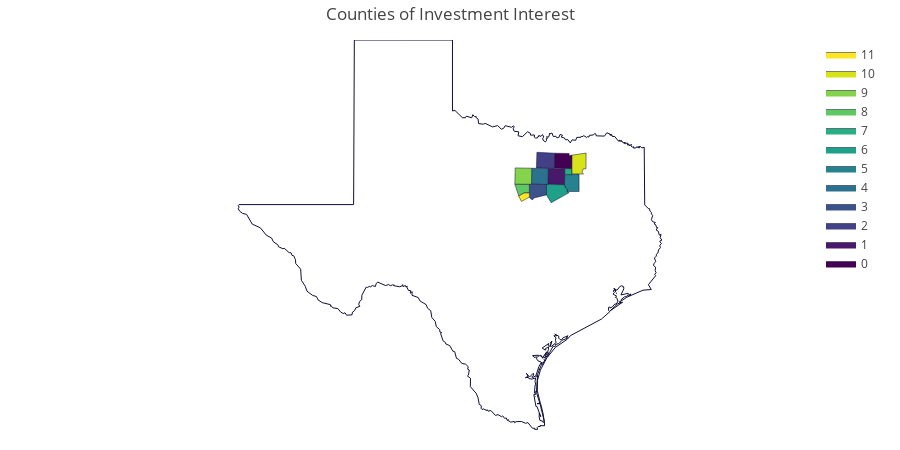

Write notebook code for a chart like this one.
### Code cell
#visualize the dallas /ft worth metroplex
fips = ['48085', '48113', '48121', '48251', '48439', '48257', '48139', '48397', '48221', '48367', '48231', '48425']
values = range(len(fips)) 

fig = ff.create_choropleth(fips=fips, values=values, scope=['Texas'], 
                           county_outline={'color': 'rgb(15, 15, 55)', 'width': 0.5}, 
                           state_outline={'color': 'rgb(15, 15, 55)', 'width': 1},
                           title='Counties of Investment Interest')
fig.layout.template = None
fig.show()

### Figure 1 — Plotly figure (JSON) as saved in the notebook; plotly's stock layout.template omitted (floating-point values rounded to 4 significant figures; data arrays with more than 128 entries replaced by an {"elided": "..."} marker saying what was removed)
{"data": [{"fill": "toself", "fillcolor": "rgb(68, 1, 84)", "hoverinfo": "none", "line": {"color": "rgb(15, 15, 55)", "width": 0.5}, "mode": "lines", "name": "0", "type": "scatter", "x": [-96.84, -96.83, -96.39, -96.38, -96.3, -96.3, -96.84, null], "y": [33.0, 33.41, 33.4, 33.34, 33.35, 32.98, 33.0, null]}, {"fill": "toself", "fillcolor": "rgb(72, 24, 106)", "hoverinfo": "none", "line": {"color": "rgb(15, 15, 55)", "width": 0.5}, "mode": "lines", "name": "1", "type": "scatter", "x": [-97.04, -97.03, -96.52, -96.52, -97.04, null], "y": [32.56, 32.99, 32.98, 32.55, 32.56, null]}, {"fill": "toself", "fillcolor": "rgb(66, 64, 134)", "hoverinfo": "none", "line": {"color": "rgb(15, 15, 55)", "width": 0.5}, "mode": "lines", "name": "2", "type": "scatter", "x": [-97.4, -97.38, -96.83, -96.84, -97.4, null], "y": [33.0, 33.43, 33.41, 32.99, 33.0, null]}, {"fill": "toself", "fillcolor": "rgb(59, 82, 139)", "hoverinfo": "none", "line": {"color": "rgb(15, 15, 55)", "width": 0.5}, "mode": "lines", "name": "3", "type": "scatter", "x": [-97.62, -97.62, -97.09, -97.09, -97.48, -97.51, -97.57, -97.62, -97.62, null], "y": [32.47, 32.56, 32.55, 32.27, 32.18, 32.13, 32.15, 32.2, 32.47, null]}, {"fill": "toself", "fillcolor": "rgb(44, 114, 142)", "hoverinfo": "none", "line": {"color": "rgb(15, 15, 55)", "width": 0.5}, "mode": "lines", "name": "4", "type": "scatter", "x": [-97.55, -97.54, -97.03, -97.04, -97.55, null], "y": [32.56, 32.99, 32.99, 32.55, 32.56, null]}, {"fill": "toself", "fillcolor": "rgb(38, 130, 142)", "hoverinfo": "none", "line": {"color": "rgb(15, 15, 55)", "width": 0.5}, "mode": "lines", "name": "5", "type": "scatter", "x": [-96.53, -96.52, -96.08, -96.08, -96.45, -96.43, -96.5, -96.53, null], "y": [32.55, 32.81, 32.84, 32.36, 32.36, 32.41, 32.45, 32.55, null]}, {"fill": "toself", "fillcolor": "rgb(31, 160, 136)", "hoverinfo": "none", "line": {"color": "rgb(15, 15, 55)", "width": 0.5}, "mode": "lines", "name": "6", "type": "scatter", "x": [-97.09, -97.09, -96.53, -96.5, -96.43, -96.45, -96.38, -96.94, -97.09, -97.09, null], "y": [32.39, 32.55, 32.55, 32.45, 32.41, 32.35, 32.33, 32.05, 32.27, 32.39, null]}, {"fill": "toself", "fillcolor": "rgb(40, 174, 128)", "hoverinfo": "none", "line": {"color": "rgb(15, 15, 55)", "width": 0.5}, "mode": "lines", "name": "7", "type": "scatter", "x": [-96.52, -96.52, -96.3, -96.3, -96.52, null], "y": [32.83, 32.98, 32.98, 32.81, 32.83, null]}, {"fill": "toself", "fillcolor": "rgb(94, 201, 98)", "hoverinfo": "none", "line": {"color": "rgb(15, 15, 55)", "width": 0.5}, "mode": "lines", "name": "8", "type": "scatter", "x": [-98.07, -97.62, -97.62, -97.78, -97.95, -98.07, null], "y": [32.56, 32.56, 32.32, 32.32, 32.23, 32.56, null]}, {"fill": "toself", "fillcolor": "rgb(132, 212, 75)", "hoverinfo": "none", "line": {"color": "rgb(15, 15, 55)", "width": 0.5}, "mode": "lines", "name": "9", "type": "scatter", "x": [-98.07, -98.06, -97.54, -97.55, -98.07, -98.07, null], "y": [32.6, 33.0, 32.99, 32.56, 32.56, 32.6, null]}, {"fill": "toself", "fillcolor": "rgb(216, 226, 25)", "hoverinfo": "none", "line": {"color": "rgb(15, 15, 55)", "width": 0.5}, "mode": "lines", "name": "10", "type": "scatter", "x": [-96.3, -96.3, -95.86, -95.86, -95.95, -95.99, -95.93, -96.3, -96.3, null], "y": [32.87, 33.35, 33.41, 32.98, 32.98, 32.88, 32.84, 32.84, 32.87, null]}, {"fill": "toself", "fillcolor": "rgb(253, 231, 37)", "hoverinfo": "none", "line": {"color": "rgb(15, 15, 55)", "width": 0.5}, "mode": "lines", "name": "11", "type": "scatter", "x": [-97.95, -97.78, -97.62, -97.62, -97.86, -97.95, null], "y": [32.23, 32.32, 32.32, 32.2, 32.09, 32.23, null]}, {"hoverinfo": "text", "legendgroup": "centroids", "marker": {"color": "white", "opacity": 0}, "mode": "markers", "name": "US Counties", "selected": {"marker": {"color": "white", "opacity": 1, "size": 3}}, "showlegend": false, "text": ["County: Collin<br>State: Texas<br>FIPS: 48085<br>Value: 0", "County: Dallas<br>State: Texas<br>FIPS: 48113<br>Value: 1", "County: Denton<br>State: Texas<br>FIPS: 48121<br>Value: 2", "County: Johnson<br>State: Texas<br>FIPS: 48251<br>Value: 3", "County: Tarrant<br>State: Texas<br>FIPS: 48439<br>Value: 4", "County: Kaufman<br>State: Texas<br>FIPS: 48257<br>Value: 5", "County: Ellis<br>State: Texas<br>FIPS: 48139<br>Value: 6", "County: Rockwall<br>State: Texas<br>FIPS: 48397<br>Value: 7", "County: Hood<br>State: Texas<br>FIPS: 48221<br>Value: 8", "County: Parker<br>State: Texas<br>FIPS: 48367<br>Value: 9", "County: Hunt<br>State: Texas<br>FIPS: 48231<br>Value: 10", "County: Somervell<br>State: Texas<br>FIPS: 48425<br>Value: 11"], "type": "scatter", "unselected": {"marker": {"opacity": 0}}, "x": [-96.57, -96.78, -97.12, -97.37, -97.29, -96.29, -96.79, -96.41, -97.83, -97.81, -96.09, -97.77], "y": [33.19, 32.77, 33.21, 32.38, 32.77, 32.6, 32.35, 32.9, 32.43, 32.78, 33.12, 32.22]}, {"hoverinfo": "text", "legendgroup": "States", "line": {"color": "rgb(15, 15, 55)", "width": 1}, "mode": "lines", "showlegend": false, "type": "scatter", "x": {"elided": "634 float values"}, "y": {"elided": "634 float values"}}], "layout": {"annotations": [{"showarrow": false, "text": "<b></b>", "x": 1, "xanchor": "right", "xref": "paper", "y": 1.05, "yref": "paper"}], "dragmode": "select", "height": 450, "hovermode": "closest", "legend": {"traceorder": "reversed", "x": 1, "xanchor": "right", "y": 1, "yanchor": "top"}, "margin": {"b": 20, "l": 20, "r": 20, "t": 40}, "title": {"text": "Counties of Investment Interest"}, "width": 900, "xaxis": {"autorange": false, "fixedrange": true, "range": [-113.4, -86.75], "showgrid": false, "showticklabels": false, "zeroline": false}, "yaxis": {"autorange": false, "fixedrange": true, "range": [25.84, 36.5], "showgrid": false, "showticklabels": false, "zeroline": false}}}
